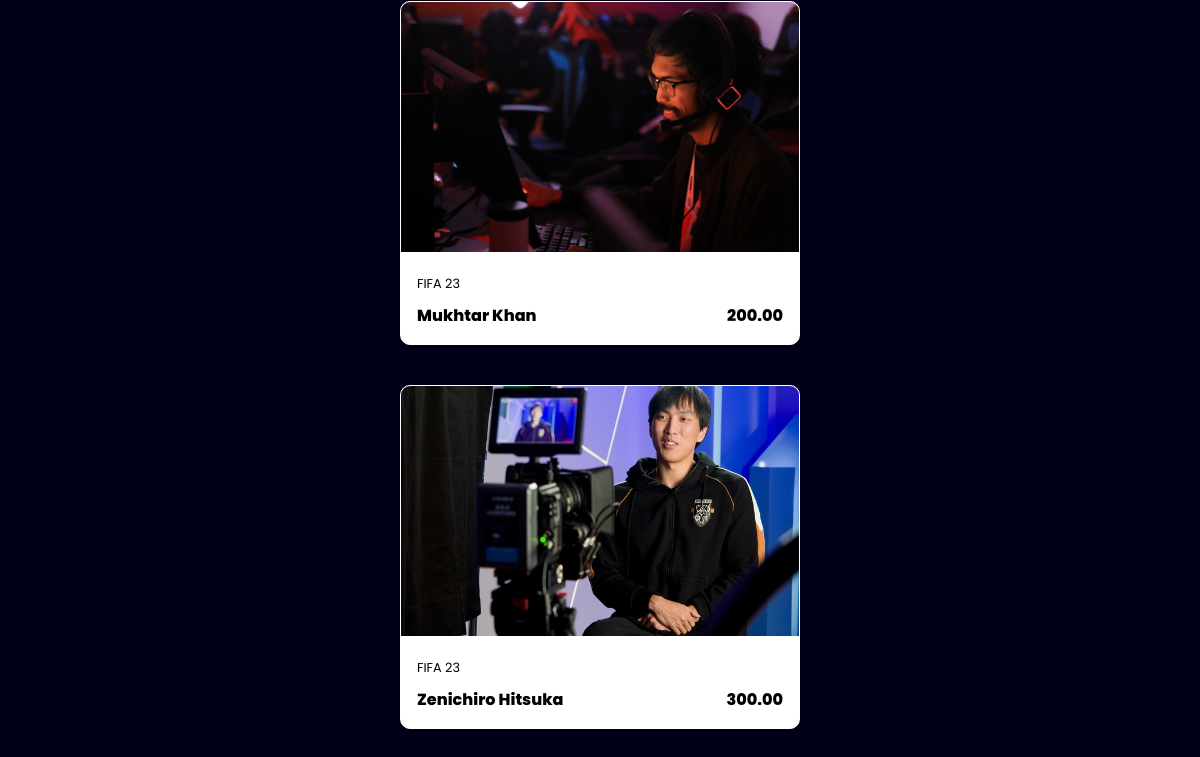
The app's page /vvi.php?type=coaches (lower part), older data.
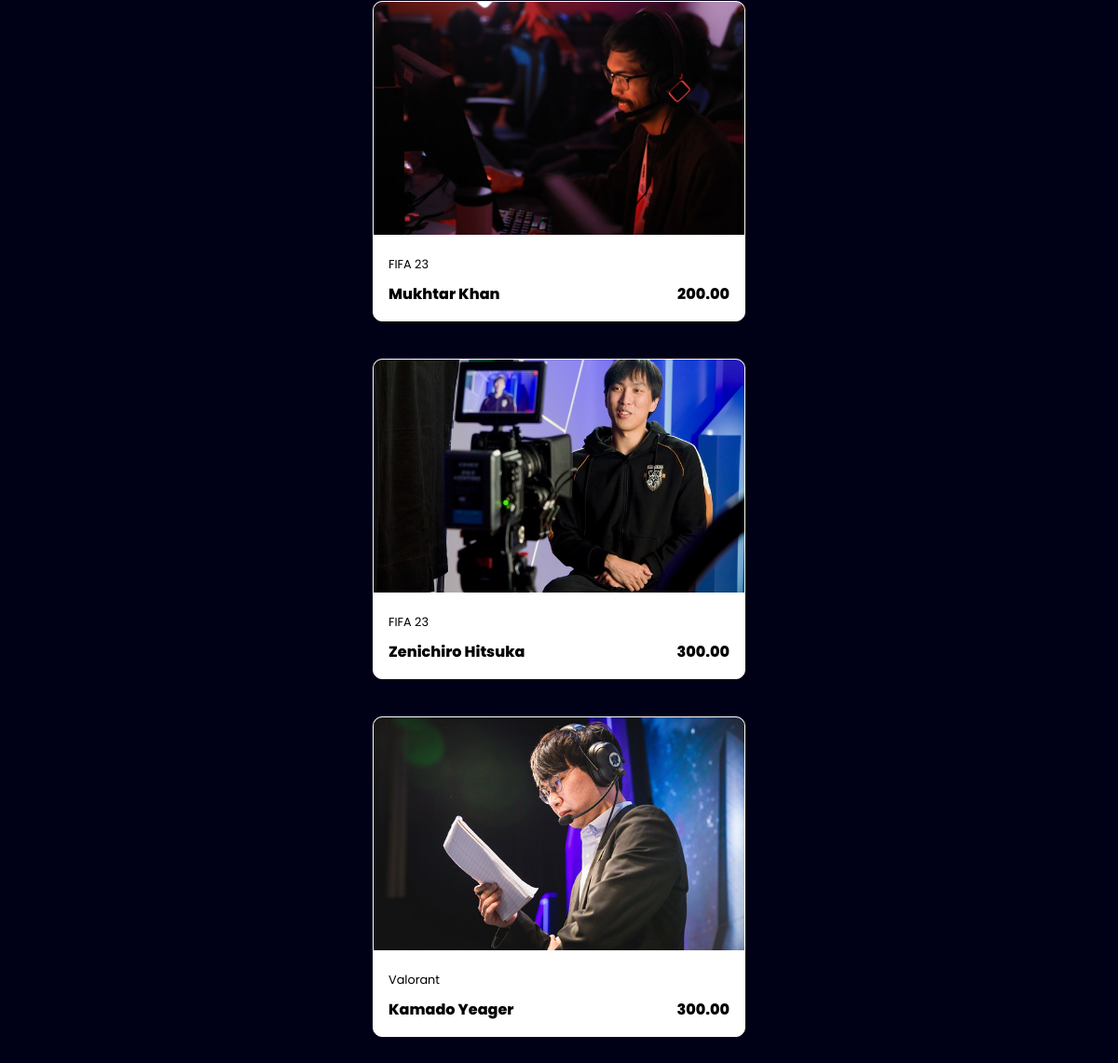
The same page, newer data.
### tables this page shows
CREATE TABLE `coaches` (
  `id` int(11) NOT NULL,
  `Name` varchar(50) NOT NULL,
  `Role` varchar(50) NOT NULL,
  `Description` varchar(150) NOT NULL,
  `LongDescription` varchar(3000) NOT NULL,
  `Price` decimal(9,2) NOT NULL,
  `img` varchar(50) NOT NULL
);

### vvi.php (the view, shortened to what this page needs)
<?php
include 'Connection.php';
$type = $_GET['type'];
$myquery = "SELECT * FROM `$type`";
$result = mysqli_query($con, $myquery);
?>
<!DOCTYPE html>
<html lang="en">
<head>
  <link rel="stylesheet" href="https://cdnjs.cloudflare.com/ajax/libs/font-awesome/6.1.1/css/all.min.css" />
  <link href="css/style.css" rel="stylesheet" />
</head>
<body>
  <section class="product">
    <div class="content">
      <?php
      while ($row = mysqli_fetch_array($result)) {
      ?>
        <div class="product-card" onclick="windo">
          <div class="product-image">
            <a href="productDetails.php?number=<?php echo ($row['id']) ?>&type=<?php echo ($type) ?>"><img src="productsImg/<?php echo ($row['img']) ?>" /></a>
          </div>
          <div class="product-info">
            <p class="product-category">
              <?php if ($type == "coaches") {
                echo ($row['Role']);
              } else {
                echo ($row['Category']);
              } ?>
            </p>
            <strong class="product-title">
              <div><?php echo $row['Name'] ?></div>
              <div href="" class="more-details"><?php echo $row['Price'] ?></div>
            </strong>
          </div>
        </div>
      <?php  }  ?>
    </div>
  </section>
</body>
</html>

Row changes from the older to the newer data that the page shows:
added coaches: img (picture), Role "Valorant", Name "Kamado Yeager", Price "300.00"
